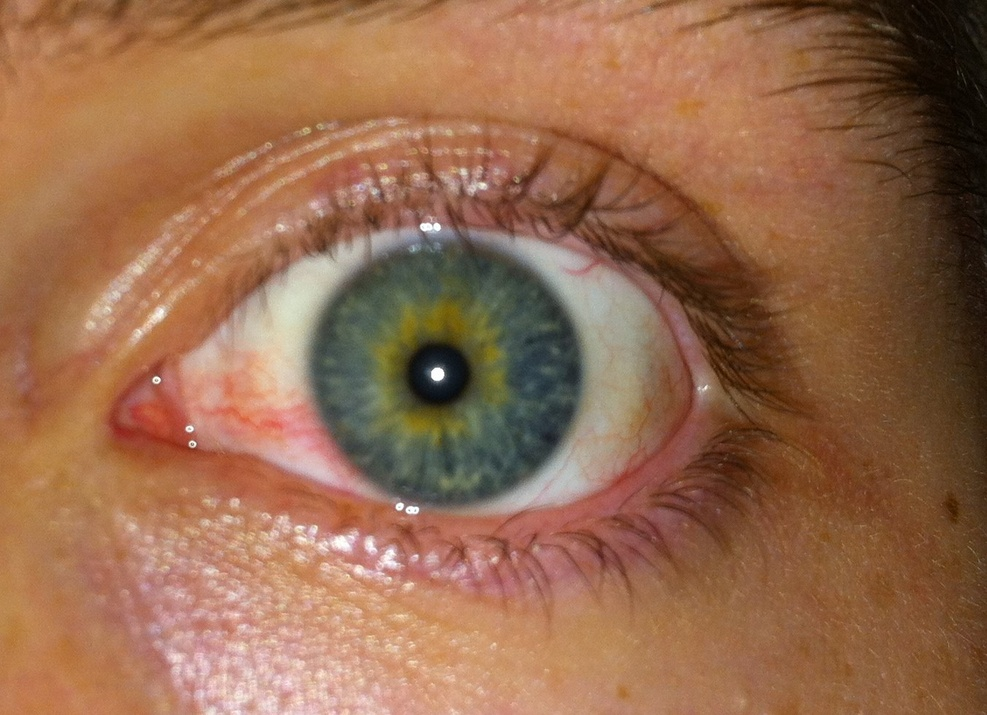
#> input picture images/iris1.jpg, 987 x 715 px, shrunk from 1354 x 981 before the run, found by its file name; the run also reads 1 picture not shown here
$ jupyter execute Iris_Cutter.ipynb
#> lines starting #> are read from the running program, lines starting #| are printed output that depends on the picture; after the words box and inside, x2 and y2 are one past the last pixel; in counts of white or black regions, pixels touching at a corner belong together
#> further down, image is the input picture: shape (715, 987, 3); mean B, G, R 77.9, 106.5, 150.2
<h1> Trabalho parcial 02 - Iris </h1>
<h3> Dupla: Hélio Potelicki e Rennã Tiedt </h3>

[cell 1]
import matplotlib.pyplot as plt
import numpy as np
import cv2

[cell 2]
def remove_background(image):
    gray_image = cv2.cvtColor(image, cv2.COLOR_BGR2GRAY)
    _, thresh = cv2.threshold(gray_image, 100, 255, cv2.THRESH_BINARY)
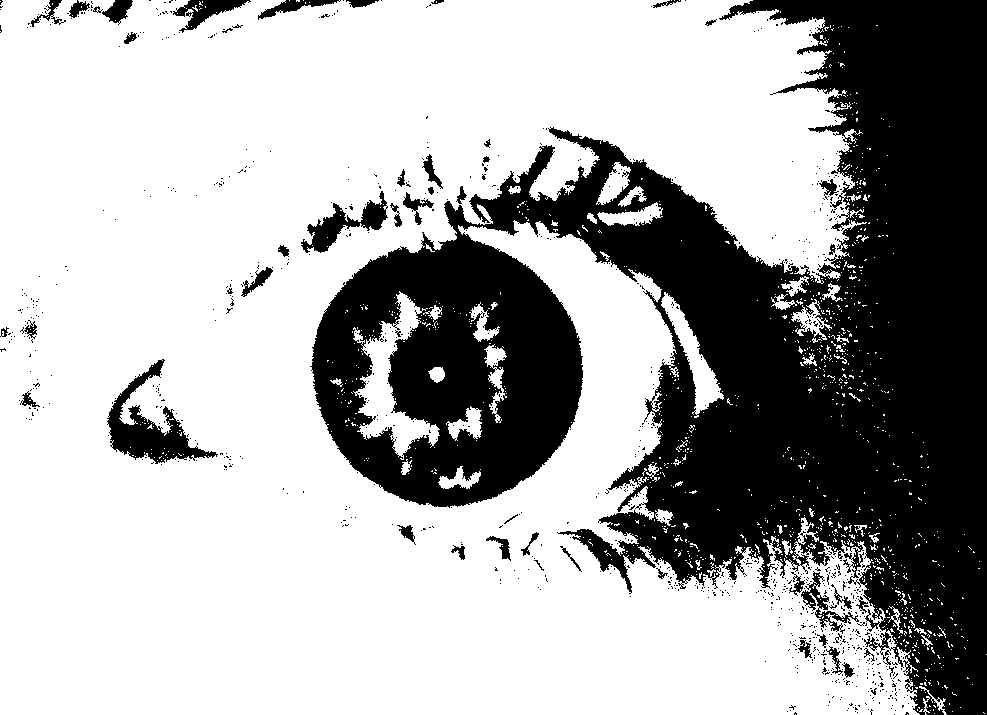
#> thresh: shape (715, 987); 67.3% white; 985 black regions (934 under 20 px), largest, box (x1, y1, x2, y2) and area: (310, 0, 987, 715) 216646, (107, 359, 218, 464) 3623, (301, 191, 388, 253) 1712

    height = image.shape[0]
#> height = 715
    width = image.shape[1]
#> width = 987

    mask = np.zeros((height, width), np.uint8)
    canny = cv2.Canny(thresh, 100, 200)
#> canny: shape (715, 987); 3.5% white in thin lines or dots
    circles = cv2.HoughCircles(canny, cv2.HOUGH_GRADIENT, 1, 10000, param1=50, param2=30, minRadius=0, maxRadius=0)
#> circles = [[446.5, 369.5, 134.9]]

    for i in circles[0, :]:
        cv2.circle(mask, (int(i[0]), int(i[1])), int(i[2]), (255, 255, 255), thickness=-1)
#> this loop made 1 pass
#> mask: shape (715, 987); 8% white; 1 white region

    masked_data = cv2.bitwise_and(image, image, mask=mask)

    _, thresh = cv2.threshold(mask, 1, 255, cv2.THRESH_BINARY)
    contours, _ = cv2.findContours(thresh, cv2.RETR_EXTERNAL, cv2.CHAIN_APPROX_SIMPLE)
#> contours = 1 contour; box (x1, y1, x2, y2) and area: (312, 235, 581, 504) 56022

    x, y, w, h = cv2.boundingRect(contours[0])
#> x = 312; y = 235; w = 269; h = 269
    crop = masked_data[y:y + h, x:x + w]

    return crop


def remove_pupil(image):
    gray_image = cv2.cvtColor(image, cv2.COLOR_BGR2GRAY)
#> gray_image: shape (269, 269)
    _, thresh = cv2.threshold(gray_image, 127, 255, 0)
#> thresh: shape (269, 269); 22.6% white; 18 white regions (11 under 20 px), largest, box (x1, y1, x2, y2) and area: (0, 0, 269, 134) 8046, (0, 135, 134, 269) 3990, (135, 135, 269, 269) 3990

    M = cv2.moments(thresh)
#> M = moments, m00 4167210, centre m10/m00, m01/m00 = (133.4, 133.3)

    cX = int(M["m10"] / M["m00"])
#> cX = 133
    cY = int(M["m01"] / M["m00"])
#> cY = 133

    centroid = (cX, cY)
#> centroid = (133, 133)

    dst = cv2.fastNlMeansDenoisingColored(image, None, 10, 10, 7, 21)
    blur = cv2.GaussianBlur(dst, (5, 5), 0)
    inv = cv2.bitwise_not(blur)
    thresh = cv2.cvtColor(inv, cv2.COLOR_BGR2GRAY)
    kernel = np.ones((3, 3), np.uint8)
    erosion = cv2.erode(thresh, kernel, iterations=1)

    _, thresh1 = cv2.threshold(erosion, 210, 255, cv2.THRESH_BINARY)
#> thresh1: shape (269, 269); 3.6% white; 2 white regions

    cnts, _ = cv2.findContours(thresh1, cv2.RETR_EXTERNAL, cv2.CHAIN_APPROX_SIMPLE)
#> cnts = 2 contours; box (x1, y1, x2, y2) and area: (95, 108, 159, 172) 3052, (233, 199, 242, 207) 44
    flag = 10000
    final_cnt = None

    for cnt in cnts:
        (x, y), radius = cv2.minEnclosingCircle(cnt)
        distance = abs(centroid[0] - x) + abs(centroid[1] - y)

        if distance < flag:
            flag = distance
            final_cnt = cnt
        else:
            continue
#> this loop made 2 passes
#> (x, y, radius, distance, flag) on passes 1 to 2: (237, 202, 4.47, 173, 173), (125.9, 139.1, 32.12, 13.18, 13.18)
#> after the loop, final_cnt = contour of 92 points, box (x1, y1, x2, y2) (95, 108, 159, 172), area 3052; flag = 13.18

    (x, y), radius = cv2.minEnclosingCircle(final_cnt)

    center = (int(x), int(y))
#> center = (125, 139)
    radius = int(radius)
#> radius = 32

    cv2.circle(image, center, radius, (255, 255, 255), thickness=-1)
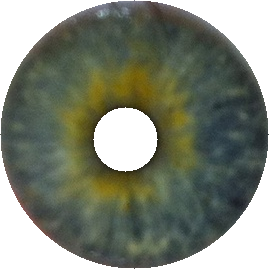
#> image: shape (269, 269, 3); mean B, G, R 118, 131.7, 126.3

    return image

<h5> Run </h5>

[cell 3]
image = cv2.imread('images\iris1.jpg')
image = remove_background(image)
image[np.where((image == [0, 0, 0]).all(axis=2))] = [255, 255, 255]
image = remove_pupil(image)

#cv2.imshow("cut", image)
#cv2.waitKey(0)

plt.axis("off")
plt.imshow(cv2.cvtColor(image, cv2.COLOR_BGR2RGB))
plt.show()

[cell 4]
image = cv2.imread('images\iris2.jpg')
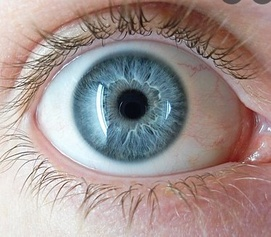
#> input picture images/iris2.jpg, 271 x 237 px, shrunk from 372 x 325 before the run, found by its file name
#> image is the input picture: shape (237, 271, 3); mean B, G, R 143.8, 146.2, 160.8
image = remove_background(image)
#> in remove_background (call 2), `_, thresh = cv2.threshold(gray_image, 100, 255, cv2.THRESH_BINARY)`: thresh: shape (237, 271); 83% white; 234 black regions (215 under 20 px), largest, box (x1, y1, x2, y2) and area: (89, 0, 256, 71) 3703, (75, 52, 188, 157) 2487, (192, 84, 257, 171) 1454
#> in remove_background (call 2), `canny = cv2.Canny(thresh, 100, 200)`: canny: shape (237, 271); 7% white in thin lines or dots, all inside (x1, y1, x2, y2) = (8, 0, 271, 209)
#> in remove_background (call 2), `circles = cv2.HoughCircles(canny, cv2.HOUGH_GRADIENT, 1, 10000, param1..`: circles = [[135.5, 104.5, 52.8]]
#> the loop in remove_background (call 2), `for i in circles[0, :]:` made 1 pass
#> after the loop in remove_background (call 2), `for i in circles[0, :]:`: mask: shape (237, 271); 13.2% white; 1 white region
#> in remove_background (call 2), `masked_data = cv2.bitwise_and(image, image, mask=mask)`:
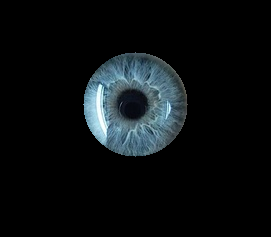
#> masked_data: shape (237, 271, 3); mean B, G, R 16.4, 14.8, 11.1
#> in remove_background (call 2), `contours, _ = cv2.findContours(thresh, cv2.RETR_EXTERNAL, cv2.CHAIN_AP..`: contours = 1 contour; box (x1, y1, x2, y2) and area: (83, 52, 188, 157) 8350
#> in remove_background (call 2), `x, y, w, h = cv2.boundingRect(contours[0])`: x = 83; y = 52; w = 105
image[np.where((image == [0, 0, 0]).all(axis=2))] = [255, 255, 255]
#> image: shape (105, 105, 3)
image = remove_pupil(image)
#> in remove_pupil (call 2), `_, thresh = cv2.threshold(gray_image, 127, 255, 0)`: thresh: shape (105, 105); 41.6% white; 60 white regions (52 under 20 px), largest, box (x1, y1, x2, y2) and area: (0, 0, 52, 105) 2429, (53, 0, 105, 52) 632, (53, 53, 105, 105) 632
#> in remove_pupil (call 2), `M = cv2.moments(thresh)`: M = moments, m00 1169685, centre m10/m00, m01/m00 = (44.06, 54.54)
#> in remove_pupil (call 2), `cX = int(M["m10"] / M["m00"])`: cX = 44
#> in remove_pupil (call 2), `cY = int(M["m01"] / M["m00"])`: cY = 54
#> in remove_pupil (call 2), `centroid = (cX, cY)`: centroid = (44, 54)
#> in remove_pupil (call 2), `_, thresh1 = cv2.threshold(erosion, 210, 255, cv2.THRESH_BINARY)`:
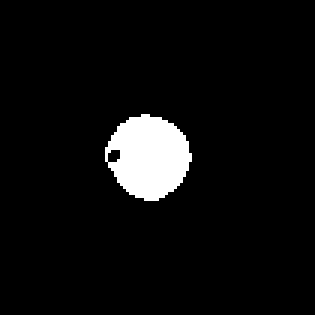
#> thresh1: shape (105, 105) (shown 3 times larger); 5.4% white; 1 white region
#> in remove_pupil (call 2), `cnts, _ = cv2.findContours(thresh1, cv2.RETR_EXTERNAL, cv2.CHAIN_APPRO..`: cnts = 1 contour; box (x1, y1, x2, y2) and area: (35, 38, 64, 67) 572
#> the loop in remove_pupil (call 2), `for cnt in cnts:` made 1 pass
#> (x, y, radius, distance, flag) on pass 1: (48.75, 52.08, 14.29, 6.67, 6.67)
#> after the loop in remove_pupil (call 2), `for cnt in cnts:`: final_cnt = contour of 48 points, box (x1, y1, x2, y2) (35, 38, 64, 67), area 572; flag = 6.67
#> in remove_pupil (call 2), `center = (int(x), int(y))`: center = (48, 52)
#> in remove_pupil (call 2), `radius = int(radius)`: radius = 14
#> in remove_pupil (call 2), `cv2.circle(image, center, radius, (255, 255, 255), thickness=-1)`:
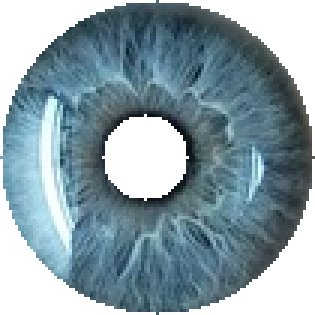
#> image: shape (105, 105, 3) (shown 3 times larger); mean B, G, R 166.9, 158, 136.8

#cv2.imshow("cut", image)
#cv2.waitKey(0)

plt.axis("off")
plt.imshow(cv2.cvtColor(image, cv2.COLOR_BGR2RGB))
plt.show()

[cell 5]
image = cv2.imread('images\iris3.jpg')
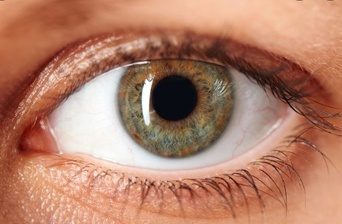
#> input picture images/iris3.jpg, 342 x 224 px, shrunk from 469 x 308 before the run, found by its file name
#> image is the input picture: shape (224, 342, 3); mean B, G, R 105.7, 128, 179.6
image = remove_background(image)
#> in remove_background (call 3), `_, thresh = cv2.threshold(gray_image, 100, 255, cv2.THRESH_BINARY)`: thresh: shape (224, 342); 76.5% white; 153 black regions (130 under 20 px), largest, box (x1, y1, x2, y2) and area: (101, 32, 342, 158) 12383, (0, 32, 113, 211) 3897, (206, 177, 233, 201) 182
#> in remove_background (call 3), `canny = cv2.Canny(thresh, 100, 200)`: canny: shape (224, 342); 5.9% white in thin lines or dots
#> in remove_background (call 3), `circles = cv2.HoughCircles(canny, cv2.HOUGH_GRADIENT, 1, 10000, param1..`: circles = [[178.5, 98.5, 56.6]]
#> the loop in remove_background (call 3), `for i in circles[0, :]:` made 1 pass
#> after the loop in remove_background (call 3), `for i in circles[0, :]:`: mask: shape (224, 342); 12.9% white; 1 white region
#> in remove_background (call 3), `masked_data = cv2.bitwise_and(image, image, mask=mask)`:
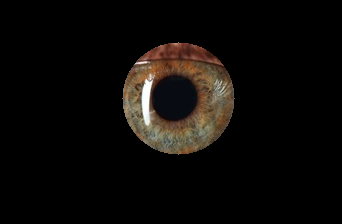
#> masked_data: shape (224, 342, 3); mean B, G, R 7.9, 10.2, 12.7
#> in remove_background (call 3), `contours, _ = cv2.findContours(thresh, cv2.RETR_EXTERNAL, cv2.CHAIN_AP..`: contours = 1 contour; box (x1, y1, x2, y2) and area: (122, 42, 235, 155) 9686
#> in remove_background (call 3), `x, y, w, h = cv2.boundingRect(contours[0])`: x = 122; y = 42; w = 113
image[np.where((image == [0, 0, 0]).all(axis=2))] = [255, 255, 255]
#> image: shape (113, 113, 3)
image = remove_pupil(image)
#> in remove_pupil (call 3), `_, thresh = cv2.threshold(gray_image, 127, 255, 0)`:
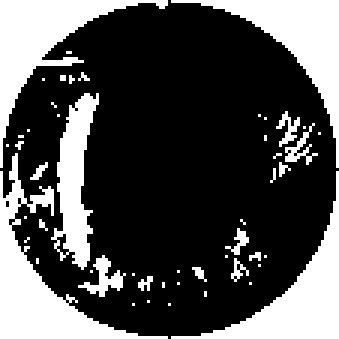
#> thresh: shape (113, 113) (shown 3 times larger); 30.6% white; 51 white regions (42 under 20 px)
#> in remove_pupil (call 3), `M = cv2.moments(thresh)`: M = moments, m00 996540, centre m10/m00, m01/m00 = (50.81, 57.68)
#> in remove_pupil (call 3), `cX = int(M["m10"] / M["m00"])`: cX = 50
#> in remove_pupil (call 3), `cY = int(M["m01"] / M["m00"])`: cY = 57
#> in remove_pupil (call 3), `centroid = (cX, cY)`: centroid = (50, 57)
#> in remove_pupil (call 3), `blur = cv2.GaussianBlur(dst, (5, 5), 0)`:
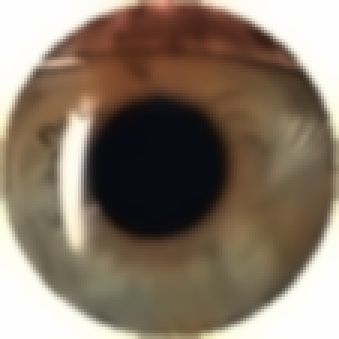
#> blur: shape (113, 113, 3) (shown 3 times larger); mean B, G, R 103, 118.4, 133.2
#> in remove_pupil (call 3), `cnts, _ = cv2.findContours(thresh1, cv2.RETR_EXTERNAL, cv2.CHAIN_APPRO..`: cnts = 1 contour; box (x1, y1, x2, y2) and area: (31, 33, 75, 79) 1524
#> the loop in remove_pupil (call 3), `for cnt in cnts:` made 1 pass
#> (x, y, radius, distance, flag) on pass 1: (52.39, 55.7, 22.95, 3.7, 3.7)
#> after the loop in remove_pupil (call 3), `for cnt in cnts:`: final_cnt = contour of 61 points, box (x1, y1, x2, y2) (31, 33, 75, 79), area 1524; flag = 3.7
#> in remove_pupil (call 3), `center = (int(x), int(y))`: center = (52, 55)
#> in remove_pupil (call 3), `radius = int(radius)`: radius = 22

#cv2.imshow("cut", image)
#cv2.waitKey(0)

plt.axis("off")
plt.imshow(cv2.cvtColor(image, cv2.COLOR_BGR2RGB))
plt.show()

[cell 6]
image = cv2.imread('images\iris4.jpg')
image = remove_background(image)
#> in remove_background (call 4), `contours, _ = cv2.findContours(thresh, cv2.RETR_EXTERNAL, cv2.CHAIN_AP..`: contours = 1 contour; box (x1, y1, x2, y2) and area: (133, 112, 210, 189) 4406
image[np.where((image == [0, 0, 0]).all(axis=2))] = [255, 255, 255]
image = remove_pupil(image)
#> in remove_pupil (call 4), `cnts, _ = cv2.findContours(thresh1, cv2.RETR_EXTERNAL, cv2.CHAIN_APPRO..`: cnts = 1 contour; box (x1, y1, x2, y2) and area: (31, 28, 54, 49) 296
